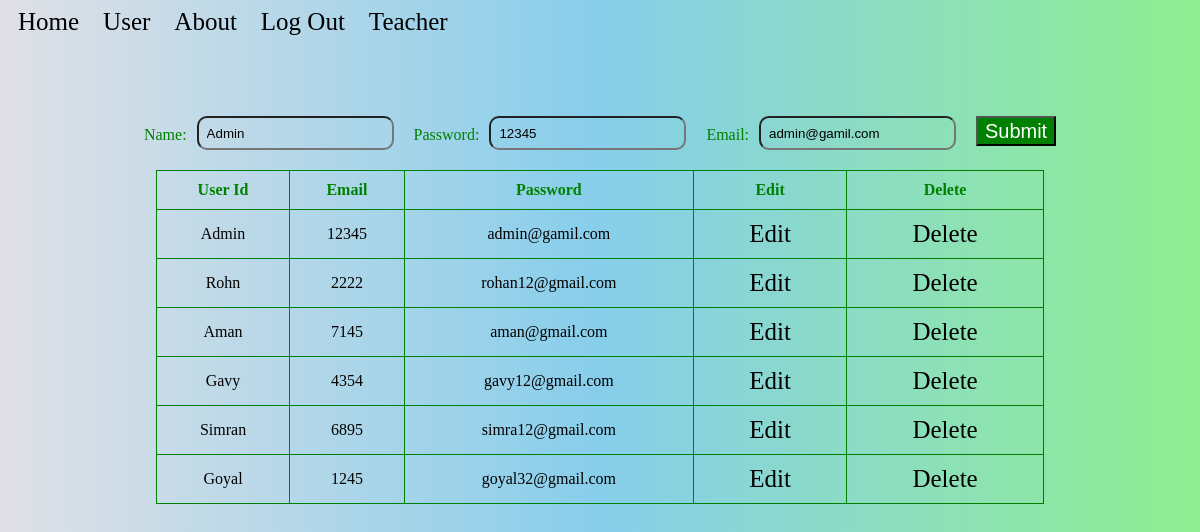
Screenshot of /Admin/Admin.php?id1=6&id=1 with the database file from the repository.
### tables this page shows
CREATE TABLE `user` (
  `Username` varchar(25) NOT NULL,
  `Password1` int(25) NOT NULL,
  `Email` varchar(25) NOT NULL,
  `Privilege` varchar(25) NOT NULL,
  `id` int(6) UNSIGNED NOT NULL
);

### Admin/Edit1.php (the view, shortened to what this page needs)
<?php
include("conn.php");
    $id = $_GET['id'];
    $sql1 = "SELECT * FROM user WHERE id =".$id;
    $result1 = mysqli_query($conn, $sql1);
    if (mysqli_num_rows($result1) > 0) {
  $row1 = mysqli_fetch_assoc($result1);
?>
<form  action="Edit.php" method="post">
    <label for="user">Name: </label>
    <input type="text" name="name" value="<?php echo $row1['Username']; ?>"><br>
      <label for="password">Password: </label>
       <input type="text" name="password" value="<?php echo $row1['Password1']; ?>"><br>
   <label for="email">Email: </label>
   <input type="text" name="email" value="<?php echo $row1['Email']; ?>"><br>
        <button name="submit" type="submit">Submit</button>
</form>
<div>
        <?php
    }
            include_once("conn.php");
            $sql = "SELECT * FROM user";
            $result = mysqli_query($conn, $sql);
            if(mysqli_num_rows($result) > 0)
            {
        ?>
                <table border="1" width="75%" >
            <th>User Id</th>
            <th>Email</th>
            <th>Password</th>
            <th>Edit</th>
            <th>Delete</th></tr>
            <?php
                    while($row = mysqli_fetch_assoc($result))
                    {
            ?>
            <tr>
                <td><?php echo $row['Username']; ?></td>
                <td><?php echo $row['Password1']; ?></td>
                <td><?php echo $row['Email']; ?></td>
               <td><a href="Edit1.php?id1=6&id=<?php echo $row['id']; ?>">Edit</a></td>
               <td><a href="Delete.php?id=<?php echo $row['id']; ?>" onclick="return confirm('Are you sure you want to delete?')">Delete</a></td>
            </tr>
            <?php
        }
            ?>
        </table>
        <?php
            }
            else
            {
                echo "Record is not Exist....";
            }
        ?>
    </div>

### Admin/Admin.php (shortened to what this page needs)
<!DOCTYPE html>
<html lang="en">
<head>
</head>
<body>
  <?php
    include("Header.php");
    ?>
    <?php
    if($_GET['id1']==1){
        include("Homepage.php");
    }
      else if($_GET['id1']==2){
         include("form.php");
      }
       else if($_GET['id1']==3){
        include("About.php");
        }
        else if($_GET['id1']==4){
            header("Location: login.php");
        }
         else if($_GET['id1']==5){
            header("Location:logout.php");
         }
            else if($_GET['id1']==6){
            include("Edit1.php");
        } else if($_GET['id1']==7){
            header("Location:Teacher.php");
          }
        else{
        include("Homepage.php");
      }
    ?>
</body>
</html>

### Admin/Header.php (shortened to what this page needs)
<!DOCTYPE html>
<html lang="en">
<head>
</head>
<body>
   <nav>
    <a href="Admin.php? id1=1">Home</a>
    <a href="Admin.php? id1=2">User</a>
    <a href="Admin.php? id1=3">About</a>
    <?php
    if($_SESSION["user_nm"]=="Guest")
    {
?>
  <a href="Admin.php? id1=4">Log In</a>
<?php
    }
    else{
  ?>
        <a href="Admin.php?id1=5">Log Out</a>
        <?php
    }
   ?>
    <a href="Admin.php?id1=7"> Teacher</a>
   </nav>
</body>
</html>

### Admin/Header.php (style rules this page uses)
body { background: linear-gradient(to right, #e0e0e6ff, skyblue,lightgreen); animation:gradient:15s ease infinite; }
a { margin-top:20px; padding:8px 10px; color:black; font-size:25px; text-decoration:none; }

### Admin/Edit1.php (style rules this page uses)
form { justify-content:center; gap: 10px; display: flex; border-radius: 20px; margin: auto; margin-top: 80px; }
label { margin-top:10px; color:green; }
input { height: 20px; background-color:transparent; border-radius:10px; padding:5px 8px; }
button { background-color:green; color: white; font-size:20px; height: 30px; width: 80px; }
table { margin: auto; margin-top: 20px; padding: 50px; border-collapse: collapse; }
th,td { padding: 10px; border: 1px solid green; text-align: center; }
th { color:green; }
td { color:black; }

### rows the page displays
user: name "Admin", password "12345", email "admin@gamil.com", Username "Admin", Password1 "12345", Email "admin@gamil.com"
user: Username "Rohn", Password1 "2222", Email "rohan12@gmail.com"
user: Username "Aman", Password1 "7145", Email "aman@gmail.com"
user: Username "Gavy", Password1 "4354", Email "gavy12@gmail.com"
user: Username "Simran", Password1 "6895", Email "simra12@gmail.com"
user: Username "Goyal", Password1 "1245", Email "goyal32@gmail.com"
